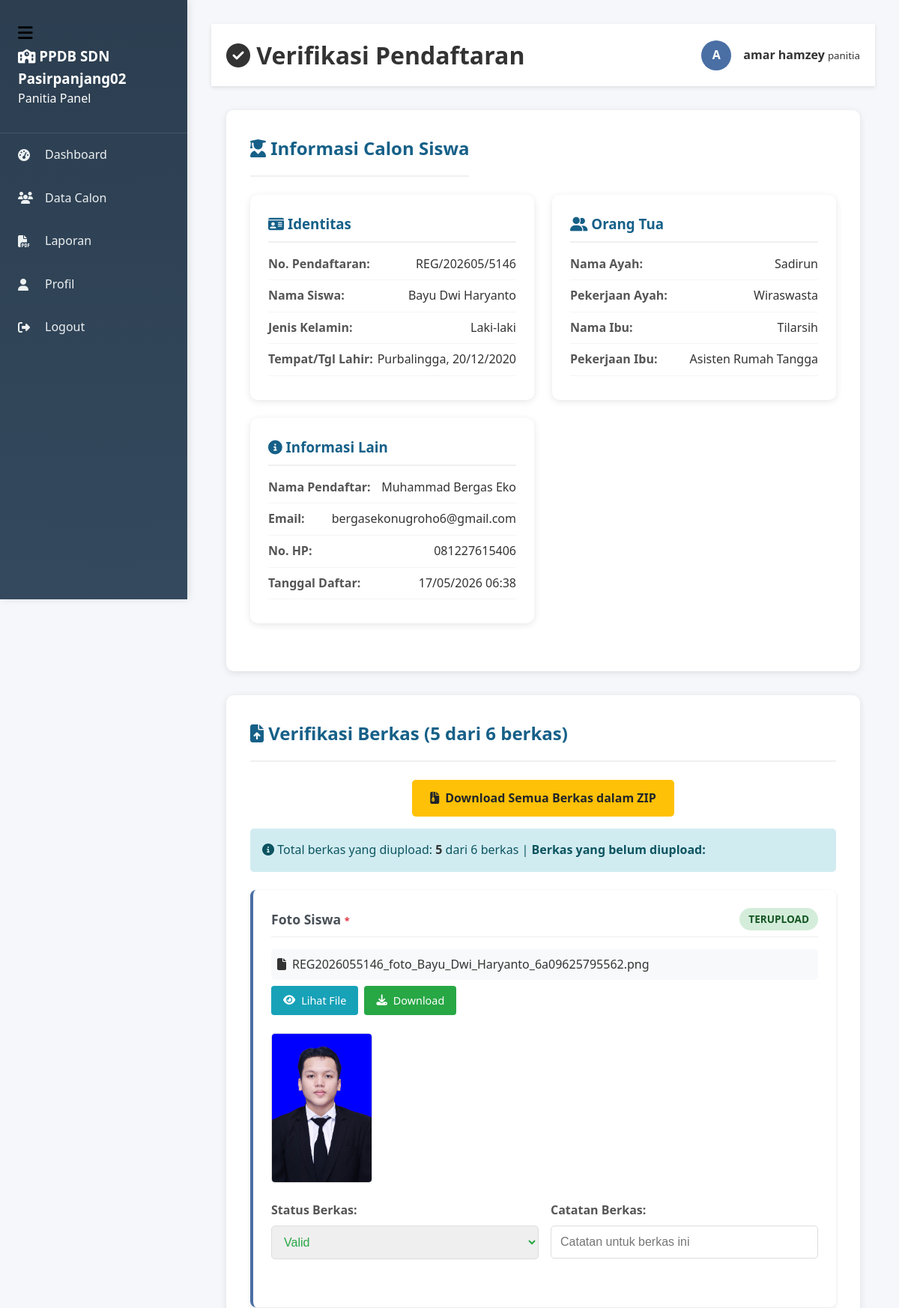
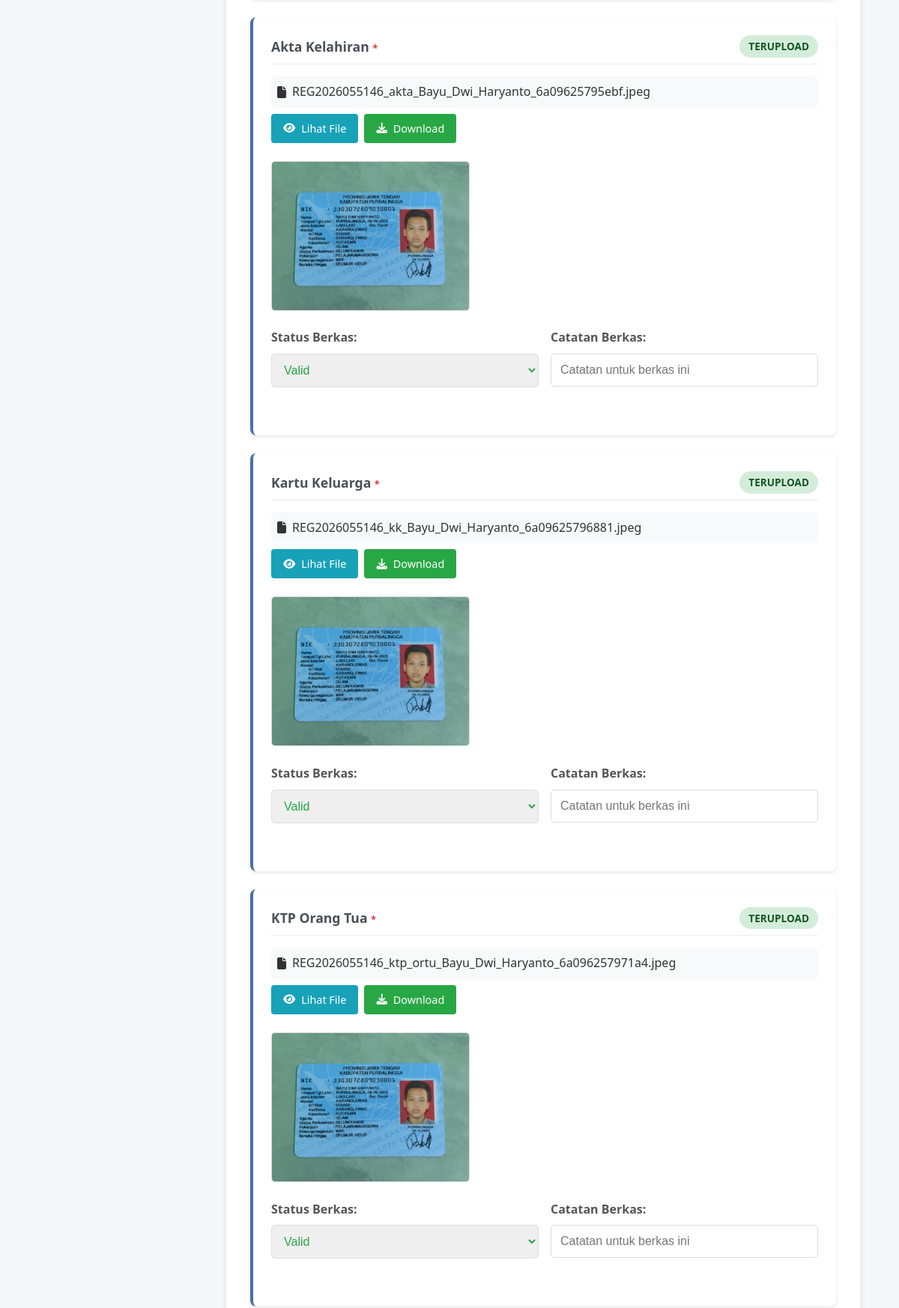
/panitia/verifikasi.php?id=19 (signed in, upper part), run on the app's committed database (2 pictures, top to bottom).
### tables this page shows
CREATE TABLE IF NOT EXISTS `calon_siswa` (
  `id` int(11) NOT NULL AUTO_INCREMENT,
  `user_id` int(11) NOT NULL,
  `tahun_ajaran_id` int(11) NOT NULL,
  `nomor_pendaftaran` varchar(20) NOT NULL,
  `nama_siswa` varchar(100) NOT NULL,
  `jenis_kelamin` enum('L','P') DEFAULT NULL,
  `tempat_lahir` varchar(50) DEFAULT NULL,
  `tanggal_lahir` date DEFAULT NULL,
  `agama` enum('Islam','Kristen Protestan','Katolik','Hindu','Buddha','Khonghucu') DEFAULT NULL,
  `kewarganegaraan` enum('WNI','WNA') DEFAULT 'WNI',
  `anak_ke` int(11) DEFAULT NULL,
  `jumlah_saudara` int(11) DEFAULT NULL,
  `golongan_darah` varchar(3) DEFAULT NULL,
  `riwayat_penyakit` text DEFAULT NULL,
  `alamat` text DEFAULT NULL,
  `nama_ayah` varchar(100) DEFAULT NULL,
  `pekerjaan_ayah` varchar(50) DEFAULT NULL,
  `penghasilan_ayah` varchar(50) DEFAULT NULL,
  `hp_ayah` varchar(20) DEFAULT NULL,
  `nama_ibu` varchar(100) DEFAULT NULL,
  `pekerjaan_ibu` varchar(50) DEFAULT NULL,
  `penghasilan_ibu` varchar(50) DEFAULT NULL,
  `hp_ibu` varchar(20) DEFAULT NULL,
  `nama_wali` varchar(100) DEFAULT NULL,
  `hubungan_wali` varchar(50) DEFAULT NULL,
  `hp_wali` varchar(20) DEFAULT NULL,
  `nama_tk_asal` varchar(100) DEFAULT NULL,
  `pindahan_dari` varchar(100) DEFAULT NULL,
  `kelas_pindahan` varchar(50) DEFAULT NULL,
  `status_terima` enum('pending','diterima','tidak_diterima') DEFAULT 'pending',
  `catatan_panitia` text DEFAULT NULL,
  `created_at` timestamp NOT NULL DEFAULT current_timestamp(),
  PRIMARY KEY (`id`),
  UNIQUE KEY `nomor_pendaftaran` (`nomor_pendaftaran`),
  KEY `user_id` (`user_id`),
  KEY `tahun_ajaran_id` (`tahun_ajaran_id`),
  CONSTRAINT `calon_siswa_ibfk_1` FOREIGN KEY (`user_id`) REFERENCES `users` (`id`),
  CONSTRAINT `calon_siswa_ibfk_2` FOREIGN KEY (`tahun_ajaran_id`) REFERENCES `tahun_ajaran` (`id`) ON DELETE CASCADE
);

CREATE TABLE IF NOT EXISTS `users` (
  `id` int(11) NOT NULL AUTO_INCREMENT,
  `nama` varchar(100) DEFAULT NULL,
  `username` varchar(50) NOT NULL,
  `no_hp` varchar(20) DEFAULT NULL,
  `email` varchar(100) DEFAULT NULL,
  `password` varchar(255) NOT NULL,
  `role` enum('admin','panitia','pendaftar') NOT NULL,
  `created_at` timestamp NOT NULL DEFAULT current_timestamp(),
  `reset_token` varchar(100) DEFAULT NULL,
  `reset_expired` datetime DEFAULT NULL,
  PRIMARY KEY (`id`),
  UNIQUE KEY `username` (`username`)
);

CREATE TABLE IF NOT EXISTS `berkas` (
  `id` int(11) NOT NULL AUTO_INCREMENT,
  `calon_siswa_id` int(11) NOT NULL,
  `jenis_berkas` varchar(50) NOT NULL,
  `nama_file` varchar(255) NOT NULL,
  `file_path` varchar(255) NOT NULL,
  `status` enum('valid','tidak_valid','belum_diperiksa') DEFAULT 'belum_diperiksa',
  `catatan` text DEFAULT NULL,
  `created_at` timestamp NOT NULL DEFAULT current_timestamp(),
  PRIMARY KEY (`id`),
  KEY `calon_siswa_id` (`calon_siswa_id`),
  CONSTRAINT `berkas_ibfk_1` FOREIGN KEY (`calon_siswa_id`) REFERENCES `calon_siswa` (`id`) ON DELETE CASCADE
);

### panitia/verifikasi.php (the view, shortened to what this page needs)
<?php
$db   = new Database();
$conn = $db->getConnection();
$calonSiswaId = (int)($_GET['id'] ?? 0);
$sql = "
    SELECT cs.*, u.nama AS nama_pendaftar, u.email, u.no_hp, ta.tahun
    FROM calon_siswa cs
    JOIN users u ON cs.user_id = u.id
    JOIN tahun_ajaran ta ON cs.tahun_ajaran_id = ta.id
    WHERE cs.id = $calonSiswaId
";
$res = $conn->query($sql);
$calonSiswa = $res->fetch_assoc();
$semuaJenisBerkas = [
    ['jenis' => 'Foto Siswa',     'required' => true],
    ['jenis' => 'Akta Kelahiran', 'required' => true],
    ['jenis' => 'Kartu Keluarga', 'required' => true],
    ['jenis' => 'KTP Orang Tua',  'required' => true],
    ['jenis' => 'Ijazah TK',      'required' => true],
    ['jenis' => 'Surat Pindah',   'required' => false],
];
$berkasTersedia = [];
$q = $conn->query("SELECT * FROM berkas WHERE calon_siswa_id = $calonSiswaId");
while ($row = $q->fetch_assoc()) {
    $berkasTersedia[$row['jenis_berkas']] = $row;
}
?>
<!DOCTYPE html>
<html lang="id">
<head>
    <link rel="stylesheet" href="../assets/css/style.css">
    <link rel="stylesheet" href="https://cdnjs.cloudflare.com/ajax/libs/font-awesome/6.4.0/css/all.min.css">
</head>
<body>
    <?php include '../includes/sidebar.php'; ?>
    <div class="main-content">
        <div class="dashboard-header">
            <div class="container">
                <h1><i class="fas fa-check-circle"></i> Verifikasi Pendaftaran</h1>
                <div class="user-info">
                    <div class="user-avatar">
                        <?php echo strtoupper(substr($_SESSION['nama'], 0, 1)); ?>
                    </div>
                    <div>
                        <strong><?php echo htmlspecialchars($_SESSION['nama']); ?></strong>
                        <small><?php echo htmlspecialchars($_SESSION['role']); ?></small>
                    </div>
                </div>
            </div>
        </div>
        <div class="container">
            <div class="form-section">
                <div class="section-header" style="display: flex; justify-content: space-between; align-items: center;">
                    <h2><i class="fas fa-user-graduate"></i> Informasi Calon Siswa</h2>
                </div>
                <div class="data-grid">
                    <div class="data-card">
                        <h3><i class="fas fa-id-card"></i> Identitas</h3>
                        <div class="info-item">
                            <span class="info-label">No. Pendaftaran:</span>
                            <span class="info-value"><?php echo htmlspecialchars($calonSiswa['nomor_pendaftaran']); ?></span>
                        </div>
                        <div class="info-item">
                            <span class="info-label">Nama Siswa:</span>
                            <span class="info-value"><?php echo htmlspecialchars($calonSiswa['nama_siswa']); ?></span>
                        </div>
                        <div class="info-item">
                            <span class="info-label">Jenis Kelamin:</span>
                            <span class="info-value"><?php echo $calonSiswa['jenis_kelamin'] == 'L' ? 'Laki-laki' : 'Perempuan'; ?></span>
                        </div>
                        <div class="info-item">
                            <span class="info-label">Tempat/Tgl Lahir:</span>
                            <span class="info-value">
                                <?php echo htmlspecialchars($calonSiswa['tempat_lahir']); ?>,
                                <?php echo date('d/m/Y', strtotime($calonSiswa['tanggal_lahir'])); ?>
                            </span>
                        </div>
                    </div>
                    <div class="data-card">
                        <h3><i class="fas fa-user-friends"></i> Orang Tua</h3>
                        <div class="info-item">
                            <span class="info-label">Nama Ayah:</span>
                            <span class="info-value"><?php echo htmlspecialchars($calonSiswa['nama_ayah']); ?></span>
                        </div>
                        <div class="info-item">
                            <span class="info-label">Pekerjaan Ayah:</span>
                            <span class="info-value"><?php echo htmlspecialchars($calonSiswa['pekerjaan_ayah']); ?></span>
                        </div>
                        <div class="info-item">
                            <span class="info-label">Nama Ibu:</span>
                            <span class="info-value"><?php echo htmlspecialchars($calonSiswa['nama_ibu']); ?></span>
                        </div>
                        <div class="info-item">
                            <span class="info-label">Pekerjaan Ibu:</span>
                            <span class="info-value"><?php echo htmlspecialchars($calonSiswa['pekerjaan_ibu']); ?></span>
                        </div>
                    </div>
                    <div class="data-card">
                        <h3><i class="fas fa-info-circle"></i> Informasi Lain</h3>
                        <div class="info-item">
                            <span class="info-label">Nama Pendaftar:</span>
                            <span class="info-value"><?php echo htmlspecialchars($calonSiswa['nama_pendaftar']); ?></span>
                        </div>
                        <div class="info-item">
                            <span class="info-label">Email:</span>
                            <span class="info-value"><?php echo htmlspecialchars($calonSiswa['email']); ?></span>
                        </div>
                        <div class="info-item">
                            <span class="info-label">No. HP:</span>
                            <span class="info-value"><?php echo htmlspecialchars($calonSiswa['no_hp']); ?></span>
                        </div>
                        <div class="info-item">
                            <span class="info-label">Tanggal Daftar:</span>
                            <span class="info-value"><?php echo date('d/m/Y H:i', strtotime($calonSiswa['created_at'])); ?></span>
                        </div>
                    </div>
                </div>
            </div>
            <form method="POST" class="form-section">
                <h2><i class="fas fa-file-upload"></i> Verifikasi Berkas (<?php echo count($berkasTersedia); ?> dari 6 berkas)</h2>
                <?php if(count($berkasTersedia) > 0): ?>
                <div class="download-all">
                    <a href="verifikasi.php?id=<?php echo $calonSiswaId; ?>&download_zip=1"
                       class="btn-zip">
                        <i class="fas fa-file-archive"></i> Download Semua Berkas dalam ZIP
                    </a>
                </div>
                <div class="alert alert-info">
                    <i class="fas fa-info-circle"></i>
                    Total berkas yang diupload: <span class="berkas-count"><?php echo count($berkasTersedia); ?></span> dari 6 berkas
                    <?php if(count($berkasTersedia) < 6): ?>
                    | <strong>Berkas yang belum diupload:</strong>
                    <?php endif; ?>
                </div>
                <?php endif; ?>
                <div class="berkas-container">
                    <?php
                    foreach ($semuaJenisBerkas as $jenis):
                        $berkasAda = isset($berkasTersedia[$jenis['jenis']]);
                        $berkasData = $berkasAda ? $berkasTersedia[$jenis['jenis']] : null;
                    ?>
                    <div class="berkas-item">
                        <div class="berkas-header">
                            <div class="berkas-title">
                                <?php echo htmlspecialchars($jenis['jenis']); ?>
                                <?php if($jenis['required']): ?>
                                <span style="color: #dc3545; font-size: 0.8rem;">*</span>
                                <?php endif; ?>
                            </div>
                            <span class="berkas-status-indicator <?php echo $berkasAda ? 'status-ada' : 'status-tidak-ada'; ?>">
                                <?php echo $berkasAda ? 'TERUPLOAD' : 'BELUM DIUPLOAD'; ?>
                            </span>
                        </div>
                        <div class="berkas-content">
                            <?php if($berkasAda): ?>
                            <div class="file-info">
                                <i class="fas fa-file"></i>
                                <span><?php echo htmlspecialchars($berkasData['nama_file']); ?></span>
                            </div>
                            <div class="file-actions">
                                <a href="../assets/uploads/<?php echo htmlspecialchars($berkasData['file_path']); ?>/<?php echo htmlspecialchars($berkasData['nama_file']); ?>"
                                   target="_blank" class="btn-view">
                                    <i class="fas fa-eye"></i> Lihat File
                                </a>
                                <a href="../assets/uploads/<?php echo htmlspecialchars($berkasData['file_path']); ?>/<?php echo htmlspecialchars($berkasData['nama_file']); ?>"
                                   download class="btn-download">
                                    <i class="fas fa-download"></i> Download
                                </a>
                            </div>
                            <?php
                            $isImage = $berkasAda && preg_match('/\.(jpg|jpeg|png|gif)$/i', $berkasData['nama_file']);
                            if ($isImage):
                            ?>
                            <div style="margin-top: 1rem;">
                                <img src="../assets/uploads/<?php echo htmlspecialchars($berkasData['file_path']); ?>/<?php echo htmlspecialchars($berkasData['nama_file']); ?>"
                                     alt="<?php echo htmlspecialchars($jenis['jenis']); ?>"
                                     class="file-preview"
                                     style="max-width: 300px; max-height: 200px; cursor: pointer;"
                                     onclick="openImageModal(this.src, '<?php echo htmlspecialchars($jenis['jenis']); ?>')">
                            </div>
                            <?php endif; ?>
                            <div class="form-row">
                                <div class="form-group">
                                    <label>Status Berkas:</label>
                                    <select name="berkas_status[<?php echo $berkasData['id']; ?>]"
                                            class="status-select" <?php echo !$berkasAda ? 'disabled' : ''; ?>>
                                        <option value="valid" <?php echo $berkasData['status'] == 'valid' ? 'selected' : ''; ?>>
                                            Valid
                                        </option>
                                    </select>
                                </div>
                                <div class="form-group">
                                    <label>Catatan Berkas:</label>
                                    <input type="text"
                                           name="berkas_catatan[<?php echo $berkasData['id']; ?>]"
                                           value="<?php echo htmlspecialchars($berkasData['catatan'] ?? ''); ?>"
                                           placeholder="Catatan untuk berkas ini"
                                           <?php echo !$berkasAda ? 'disabled' : ''; ?>>
                                </div>
                            </div>
                            <?php endif; ?>
                        </div>
                    </div>
                    <?php endforeach; ?>
                </div>
            </form>
        </div>
    </div>
</body>
</html>

### data on the page
calon_siswa: nomor_pendaftaran "REG/202605/5146", nama_siswa "Bayu Dwi Haryanto", tempat_lahir "Purbalingga", tanggal_lahir "20/12/2020", nama_ayah "Sadirun", pekerjaan_ayah "Wiraswasta", nama_ibu "Tilarsih", pekerjaan_ibu "Asisten Rumah Tangga", user.nama "Muhammad Bergas Eko", user.email "bergasekonugroho6@gmail.com", user.no_hp "081227615406", created_at "17/05/2026 06:38"
berkas: jenis "Foto Siswa", nama_file "REG2026055146_foto_Bayu_Dwi_Haryanto_6a09625795562.png", file_path+nama_file (picture), status+id "Valid"
berkas: jenis "Akta Kelahiran", nama_file "REG2026055146_akta_Bayu_Dwi_Haryanto_6a09625795ebf.jpeg", file_path+nama_file (picture), status+id "Valid"
berkas: jenis "Kartu Keluarga", nama_file "REG2026055146_kk_Bayu_Dwi_Haryanto_6a09625796881.jpeg", nama_file (picture), status+id "Valid"
berkas: jenis "KTP Orang Tua", nama_file "REG2026055146_ktp_ortu_Bayu_Dwi_Haryanto_6a096257971a4.jpeg", file_path+nama_file (picture), status+id "Valid"

### other printed values
$role "Panitia"
$item['label'] "Dashboard"
$item['label'] "Data Calon"
$item['label'] "Laporan"
$item['label'] "Profil"
$item['label'] "Logout"
substr($_SESSION['nama'], 0, 1) "A"
$_SESSION['nama'] "amar hamzey"
$_SESSION['role'] "panitia"
count($berkasTersedia) "5"
